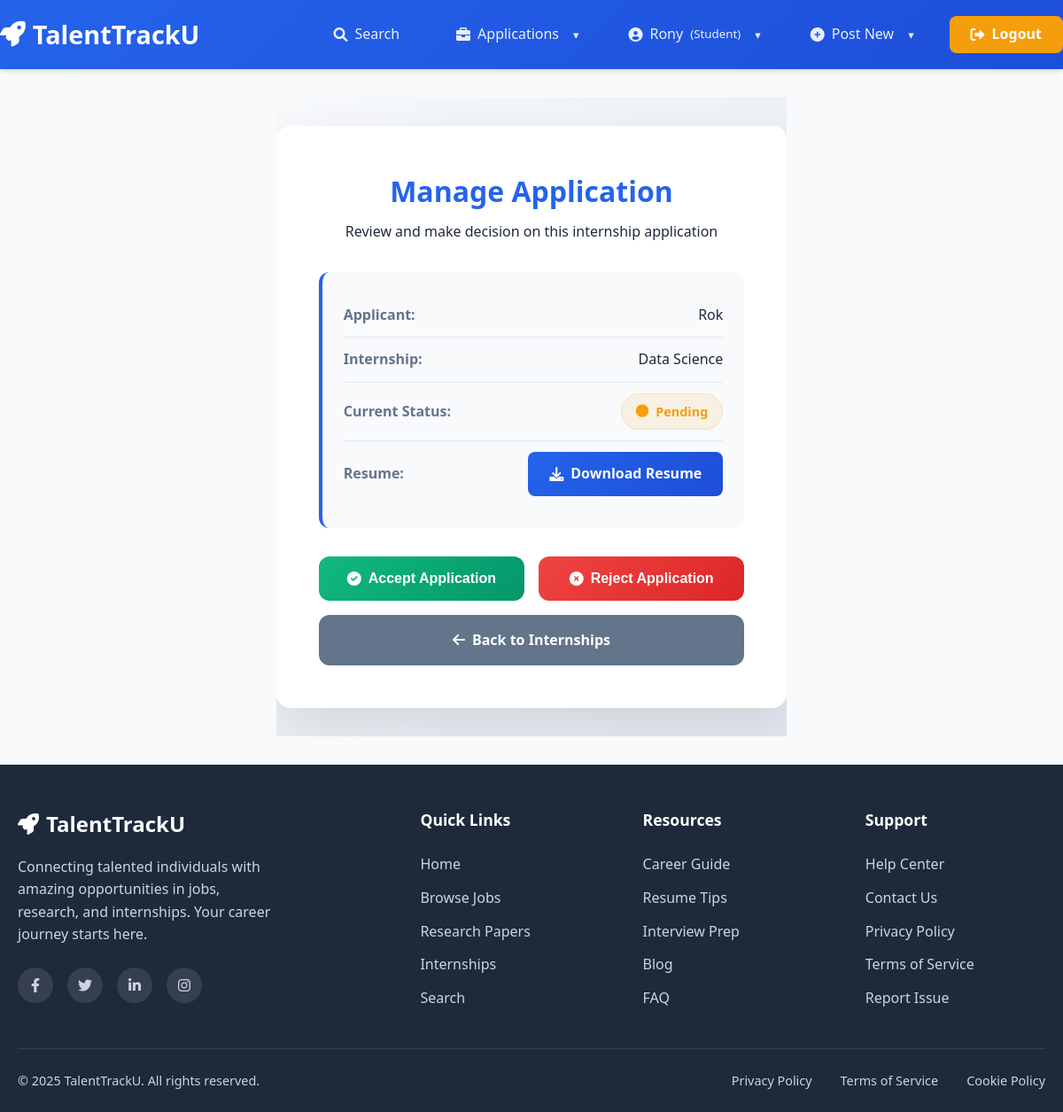
/internships/application/manage/1/ (signed in), run on the app's committed database.
### user/models.py (models this page shows, shortened)
class UserProfile(models.Model):
    ROLE_CHOICES = (
        ('student', 'Student'),
        ('alumni', 'Alumni'),
        ('company', 'Company'),
    )
    user = models.OneToOneField(User, on_delete=models.CASCADE, related_name='user_profile')
    role = models.CharField(max_length=20, choices=ROLE_CHOICES, default='student')
    profile_picture = models.ImageField(upload_to='profiles/', blank=True, null=True)

### internship/models.py (models this page shows, shortened)
class InternshipApplication(models.Model):
    STATUS_CHOICES = (
        ('pending', 'Pending'),
        ('accepted', 'Accepted'),
        ('rejected', 'Rejected'),
    )
    internship = models.ForeignKey(Internship, on_delete=models.CASCADE, related_name='applications')
    applicant = models.ForeignKey(User, on_delete=models.CASCADE)
    applied_at = models.DateTimeField(auto_now_add=True)
    status = models.CharField(max_length=20, choices=STATUS_CHOICES, default='pending')
    cover_letter = models.TextField(blank=True)
    resume = models.FileField(upload_to='resumes/', blank=True, null=True)

class Internship(models.Model):
    title = models.CharField(max_length=200)
    company = models.CharField(max_length=100)
    description = models.TextField()
    duration = models.CharField(max_length=50)
    location = models.CharField(max_length=100, blank=True)
    image = models.ImageField(upload_to='internships/', blank=True)
    pdf = models.FileField(upload_to='internships/pdfs/', blank=True, null=True)
    posted_by = models.ForeignKey(User, on_delete=models.CASCADE)
    created_at = models.DateTimeField(auto_now_add=True)

### internship/views.py (the view, shortened to what this page needs)
# urls.py: path('application/manage/<int:application_id>/', views.internship_application_manage, name='internship_application_manage'),
@login_required
def internship_application_manage(request, application_id):
    from .models import InternshipApplication
    application = get_object_or_404(InternshipApplication, id=application_id, internship__posted_by=request.user)
    return render(request, 'internship/application_manage.html', {'application': application})

### internship/templates/internship/application_manage.html (shortened to what this page needs)
{% extends 'base.html' %}
{% block content %}
<div class="manage-application-container">
    <div class="animated-background">
        <div class="management-icon icon-1">
        </div>
        <div class="management-icon icon-2">
        </div>
        <div class="management-icon icon-3">
        </div>
    </div>
    <div class="manage-application-content">
        <div class="application-card">
            <div class="application-header">
                <h1>Manage Application</h1>
                <p class="text-muted">Review and make decision on this internship application</p>
            </div>
            <div class="application-details">
                <div class="detail-item">
                    <span class="detail-label">Applicant:</span>
                    <span class="detail-value">{{ application.applicant.username }}</span>
                </div>
                <div class="detail-item">
                    <span class="detail-label">Internship:</span>
                    <span class="detail-value">{{ application.internship.title }}</span>
                </div>
                <div class="detail-item">
                    <span class="detail-label">Current Status:</span>
                    <span class="status-badge status-{{ application.status|lower }}">
                        <i class="fas fa-circle"></i>
                        {{ application.get_status_display }}
                    </span>
                </div>
                {% if application.resume %}
                <div class="detail-item">
                    <span class="detail-label">Resume:</span>
                    <a href="{{ application.resume.url }}" download class="resume-download">
                        <i class="fas fa-download"></i>
                        Download Resume
                    </a>
                </div>
                {% endif %}
            </div>
            <form method="post" class="action-form">
                <div class="action-buttons">
                    <button type="submit" name="action" value="accept" class="btn-success">
                        <i class="fas fa-check-circle"></i>
                        Accept Application
                    </button>
                    <button type="submit" name="action" value="reject" class="btn-danger">
                        <i class="fas fa-times-circle"></i>
                        Reject Application
                    </button>
                </div>
                <a href="{% url 'internship_list' %}" class="btn-secondary">
                    <i class="fas fa-arrow-left"></i>
                    Back to Internships
                </a>
            </form>
        </div>
    </div>
</div>
{% endblock %}

### templates/base.html (shortened to what this page needs)
{% load static %}
<!DOCTYPE html>
<html lang="en" style="scroll-behavior: smooth;">
<head>
    <link rel="stylesheet" href="{% static 'css/style.css' %}">
    <link href="https://cdnjs.cloudflare.com/ajax/libs/font-awesome/6.0.0/css/all.min.css" rel="stylesheet">
</head>
<body>
    <nav class="navbar">
        <div class="container navbar-content">
            <a class="navbar-brand" href="{% url 'home' %}">
                <i class="fas fa-rocket"></i>
                TalentTrackU
            </a>
            <div class="navbar-collapse" id="navbarNav">
                <ul class="navbar-nav left-nav">
                    <li class="nav-item">
                        <a class="nav-link" href="{% url 'user_search' %}">
                            <i class="fas fa-search"></i>
                            Search
                        </a>
                    </li>
                </ul>
                <ul class="navbar-nav right-nav">
                    {% if user.is_authenticated %}
                        <li class="nav-item dropdown">
                            <a class="nav-link dropdown-toggle" href="#">
                                <i class="fas fa-briefcase"></i>
                                Applications
                            </a>
                        </li>
                        <li class="nav-item dropdown">
                            <a class="nav-link dropdown-toggle" href="#">
                                <i class="fas fa-user-circle"></i>
                                {{ user.username|truncatechars:15 }}
                                <small>({{ user.user_profile.role|title|default:"No Role" }})</small>
                            </a>
                        </li>
                        <li class="nav-item dropdown">
                            <a class="nav-link dropdown-toggle" href="#">
                                <i class="fas fa-plus-circle"></i>
                                Post New
                            </a>
                        </li>
                        <li class="nav-item">
                            <a class="nav-link nav-btn" href="{% url 'user_logout' %}">
                                <i class="fas fa-sign-out-alt"></i>
                                Logout
                            </a>
                        </li>
                    {% endif %}
                </ul>
            </div>
        </div>
    </nav>
    <div class="container content">
        {% block content %}{% endblock %}
    </div>
    <footer class="footer">
        <div class="container">
            <div class="footer-content">
                <div class="footer-brand-section">
                    <div class="footer-brand">
                        <i class="fas fa-rocket"></i>
                        TalentTrackU
                    </div>
                    <p class="footer-description">
                        Connecting talented individuals with amazing opportunities in jobs,
                        research, and internships. Your career journey starts here.
                    </p>
                    <div class="social-links">
                        <a href="#" class="social-link" aria-label="Facebook">
                            <i class="fab fa-facebook-f"></i>
                        </a>
                        <a href="#" class="social-link" aria-label="Twitter">
                            <i class="fab fa-twitter"></i>
                        </a>
                        <a href="#" class="social-link" aria-label="LinkedIn">
                            <i class="fab fa-linkedin-in"></i>
                        </a>
                        <a href="#" class="social-link" aria-label="Instagram">
                            <i class="fab fa-instagram"></i>
                        </a>
                    </div>
                </div>
                <div class="footer-links-section">
                    <h4 class="footer-heading">Quick Links</h4>
                    <ul class="footer-links">
                        <li><a href="{% url 'home' %}" class="footer-link">Home</a></li>
                        <li><a href="{% url 'job:job_list' %}" class="footer-link">Browse Jobs</a></li>
                        <li><a href="{% url 'research_paper_list' %}" class="footer-link">Research Papers</a></li>
                        <li><a href="{% url 'internship_list' %}" class="footer-link">Internships</a></li>
                        <li><a href="{% url 'user_search' %}" class="footer-link">Search</a></li>
                    </ul>
                </div>
                <div class="footer-links-section">
                    <h4 class="footer-heading">Resources</h4>
                    <ul class="footer-links">
                        <li><a href="#" class="footer-link">Career Guide</a></li>
                        <li><a href="#" class="footer-link">Resume Tips</a></li>
                        <li><a href="#" class="footer-link">Interview Prep</a></li>
                        <li><a href="#" class="footer-link">Blog</a></li>
                        <li><a href="#" class="footer-link">FAQ</a></li>
                    </ul>
                </div>
                <div class="footer-links-section">
                    <h4 class="footer-heading">Support</h4>
                    <ul class="footer-links">
                        <li><a href="#" class="footer-link">Help Center</a></li>
                        <li><a href="#" class="footer-link">Contact Us</a></li>
                        <li><a href="#" class="footer-link">Privacy Policy</a></li>
                        <li><a href="#" class="footer-link">Terms of Service</a></li>
                        <li><a href="#" class="footer-link">Report Issue</a></li>
                    </ul>
                </div>
            </div>
            <div class="footer-bottom">
                <div class="footer-bottom-content">
                    <div class="footer-copyright">
                    </div>
                    <div class="footer-legal">
                        <a href="#" class="footer-legal-link">Privacy Policy</a>
                        <a href="#" class="footer-legal-link">Terms of Service</a>
                        <a href="#" class="footer-legal-link">Cookie Policy</a>
                    </div>
                </div>
            </div>
        </div>
    </footer>
</body>
</html>

### templates/base.html (style rules this page uses)
:root { --primary-color: #2563eb; --primary-dark: #1d4ed8; --secondary-color: #64748b; --accent-color: #f59e0b; --light-bg: #f8fafc; --dark-text: #1e293b; --border-color: #e2e8f0; --success-color: #10b981; --warning-color: #f59e0b; --danger-color: #ef4444; --info-color: #3b82f6; --footer-bg: #1e293b; --footer-text: #cbd5e1; }
* { margin: 0; padding: 0; box-sizing: border-box; }
body { font-family: 'Segoe UI', Tahoma, Geneva, Verdana, sans-serif; line-height: 1.6; color: var(--dark-text); background-color: var(--light-bg); display: flex; flex-direction: column; min-height: 100vh; }
.container { max-width: 1200px; margin: 0 auto; padding: 0 20px; }
.navbar { background: linear-gradient(135deg, var(--primary-color), var(--primary-dark)); box-shadow: 0 4px 6px -1px rgba(0, 0, 0, 0.1), 0 2px 4px -1px rgba(0, 0, 0, 0.06); position: sticky; top: 0; z-index: 1000; }
.navbar-content { display: flex; justify-content: space-between; align-items: center; padding: 1rem 0; }
.navbar-brand { font-size: 1.8rem; font-weight: 700; color: white; text-decoration: none; display: flex; align-items: center; gap: 0.5rem; transition: transform 0.2s ease; }
.navbar-collapse { display: flex; align-items: center; gap: 2rem; }
.navbar-nav { display: flex; list-style: none; align-items: center; gap: 1.5rem; margin: 0; }
.nav-link { color: rgba(255, 255, 255, 0.9); text-decoration: none; font-weight: 500; padding: 0.5rem 1rem; border-radius: 0.375rem; transition: all 0.3s ease; display: flex; align-items: center; gap: 0.5rem; }
.nav-btn { background-color: var(--accent-color); color: white !important; padding: 0.5rem 1.5rem; border-radius: 0.5rem; font-weight: 600; }
.nav-item.dropdown { position: relative; }
.dropdown-toggle::after { content: "▾"; margin-left: 0.5rem; font-size: 0.8rem; }
.content { padding: 2rem 0; min-height: calc(100vh - 200px); flex: 1; }
.footer { background: var(--footer-bg); color: var(--footer-text); padding: 3rem 0 1.5rem; margin-top: auto; }
.footer-content { display: grid; grid-template-columns: 2fr 1fr 1fr 1fr; gap: 3rem; margin-bottom: 2rem; }
.footer-brand { font-size: 1.5rem; font-weight: 700; color: white; margin-bottom: 1rem; display: flex; align-items: center; gap: 0.5rem; }
.footer-description { line-height: 1.6; margin-bottom: 1.5rem; max-width: 300px; }
.footer-heading { color: white; font-size: 1.1rem; font-weight: 600; margin-bottom: 1.5rem; }
.footer-links { list-style: none; }
.footer-links li { margin-bottom: 0.75rem; }
.footer-link { color: var(--footer-text); text-decoration: none; transition: all 0.3s ease; display: flex; align-items: center; gap: 0.5rem; }
.social-links { display: flex; gap: 1rem; margin-top: 1rem; }
.social-link { display: flex; align-items: center; justify-content: center; width: 40px; height: 40px; background: rgba(255, 255, 255, 0.1); border-radius: 50%; color: var(--footer-text); text-decoration: none; transition: all 0.3s ease; }
.footer-bottom { border-top: 1px solid rgba(255, 255, 255, 0.1); padding-top: 1.5rem; text-align: center; color: var(--footer-text); font-size: 0.9rem; }
.footer-bottom-content { display: flex; justify-content: space-between; align-items: center; }
.footer-legal { display: flex; gap: 2rem; }
.footer-legal-link { color: var(--footer-text); text-decoration: none; transition: color 0.3s ease; }

### data on the page
InternshipApplication: applicant.username "Rok", internship "Data Science", status "Pending"

### other printed values
{{ user.username|truncatechars:15 }} "Rony"
{{ user.user_profile.role|title|default:"No Role" }} "Student"
